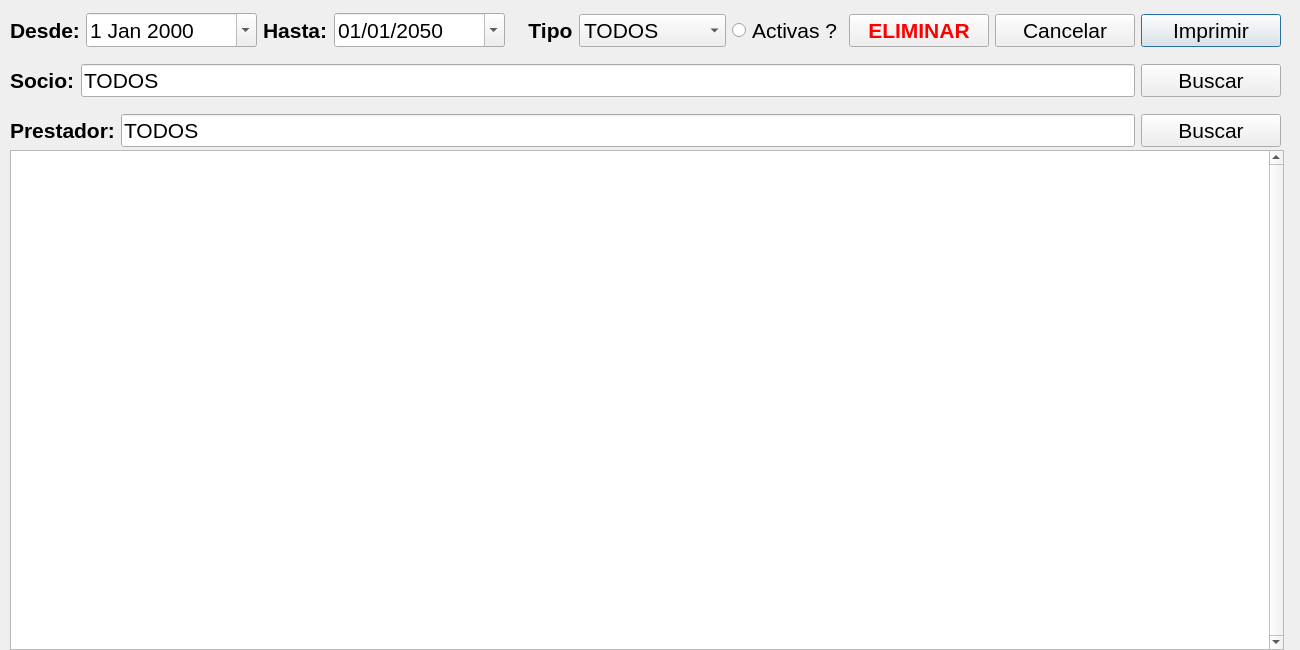
<?xml version="1.0" encoding="UTF-8"?>
<ui version="4.0">
 <class>CompraBuscar</class>
 <widget class="QDialog" name="CompraBuscar">
  <property name="windowModality">
   <enum>Qt::NonModal</enum>
  </property>
  <property name="geometry">
   <rect>
    <x>0</x>
    <y>0</y>
    <width>1300</width>
    <height>650</height>
   </rect>
  </property>
  <property name="sizePolicy">
   <sizepolicy hsizetype="Maximum" vsizetype="Maximum">
    <horstretch>0</horstretch>
    <verstretch>0</verstretch>
   </sizepolicy>
  </property>
  <property name="minimumSize">
   <size>
    <width>700</width>
    <height>500</height>
   </size>
  </property>
  <property name="maximumSize">
   <size>
    <width>1300</width>
    <height>700</height>
   </size>
  </property>
  <property name="contextMenuPolicy">
   <enum>Qt::NoContextMenu</enum>
  </property>
  <property name="windowTitle">
   <string notr="true">Buscar Compras</string>
  </property>
  <property name="windowIcon">
   <iconset resource="Icons.qrc">
    <normaloff>:/icon|s/icons/logoTruck.png</normaloff>:/icon|s/icons/logoTruck.png</iconset>
  </property>
  <property name="toolTip">
   <string notr="true"/>
  </property>
  <property name="statusTip">
   <string notr="true"/>
  </property>
  <property name="whatsThis">
   <string notr="true"/>
  </property>
  <property name="accessibleName">
   <string notr="true"/>
  </property>
  <property name="accessibleDescription">
   <string notr="true"/>
  </property>
  <property name="windowFilePath">
   <string notr="true"/>
  </property>
  <widget class="QTableView" name="tableView">
   <property name="geometry">
    <rect>
     <x>10</x>
     <y>150</y>
     <width>1274</width>
     <height>500</height>
    </rect>
   </property>
   <property name="sizePolicy">
    <sizepolicy hsizetype="Fixed" vsizetype="Fixed">
     <horstretch>0</horstretch>
     <verstretch>0</verstretch>
    </sizepolicy>
   </property>
   <property name="minimumSize">
    <size>
     <width>1250</width>
     <height>500</height>
    </size>
   </property>
   <property name="maximumSize">
    <size>
     <width>1300</width>
     <height>700</height>
    </size>
   </property>
   <property name="font">
    <font>
     <pointsize>16</pointsize>
    </font>
   </property>
   <property name="frameShape">
    <enum>QFrame::StyledPanel</enum>
   </property>
   <property name="frameShadow">
    <enum>QFrame::Plain</enum>
   </property>
   <property name="lineWidth">
    <number>0</number>
   </property>
   <property name="verticalScrollBarPolicy">
    <enum>Qt::ScrollBarAlwaysOn</enum>
   </property>
   <property name="horizontalScrollBarPolicy">
    <enum>Qt::ScrollBarAsNeeded</enum>
   </property>
   <property name="autoScrollMargin">
    <number>25</number>
   </property>
   <property name="editTriggers">
    <set>QAbstractItemView::DoubleClicked|QAbstractItemView::EditKeyPressed</set>
   </property>
   <property name="tabKeyNavigation">
    <bool>false</bool>
   </property>
   <property name="showDropIndicator" stdset="0">
    <bool>false</bool>
   </property>
   <property name="dragDropOverwriteMode">
    <bool>false</bool>
   </property>
   <property name="alternatingRowColors">
    <bool>true</bool>
   </property>
   <property name="selectionMode">
    <enum>QAbstractItemView::SingleSelection</enum>
   </property>
   <property name="selectionBehavior">
    <enum>QAbstractItemView::SelectRows</enum>
   </property>
   <property name="textElideMode">
    <enum>Qt::ElideMiddle</enum>
   </property>
   <property name="wordWrap">
    <bool>false</bool>
   </property>
   <property name="cornerButtonEnabled">
    <bool>false</bool>
   </property>
   <attribute name="horizontalHeaderDefaultSectionSize">
    <number>150</number>
   </attribute>
   <attribute name="horizontalHeaderHighlightSections">
    <bool>false</bool>
   </attribute>
   <attribute name="horizontalHeaderMinimumSectionSize">
    <number>150</number>
   </attribute>
   <attribute name="horizontalHeaderStretchLastSection">
    <bool>false</bool>
   </attribute>
   <attribute name="verticalHeaderVisible">
    <bool>false</bool>
   </attribute>
   <attribute name="verticalHeaderDefaultSectionSize">
    <number>30</number>
   </attribute>
   <attribute name="verticalHeaderHighlightSections">
    <bool>false</bool>
   </attribute>
   <attribute name="verticalHeaderMinimumSectionSize">
    <number>30</number>
   </attribute>
  </widget>
  <widget class="QWidget" name="horizontalLayoutWidget">
   <property name="geometry">
    <rect>
     <x>10</x>
     <y>110</y>
     <width>1271</width>
     <height>41</height>
    </rect>
   </property>
   <layout class="QHBoxLayout" name="horizontalLayout">
    <property name="spacing">
     <number>6</number>
    </property>
    <item>
     <widget class="QLabel" name="label">
      <property name="font">
       <font>
        <pointsize>16</pointsize>
        <weight>75</weight>
        <bold>true</bold>
       </font>
      </property>
      <property name="text">
       <string>Prestador:</string>
      </property>
     </widget>
    </item>
    <item>
     <widget class="QLineEdit" name="lineEditPrestador">
      <property name="font">
       <font>
        <family>Arial</family>
        <pointsize>16</pointsize>
       </font>
      </property>
      <property name="text">
       <string>TODOS</string>
      </property>
      <property name="readOnly">
       <bool>true</bool>
      </property>
     </widget>
    </item>
    <item>
     <widget class="QPushButton" name="pushButtonBuscarPrestador">
      <property name="minimumSize">
       <size>
        <width>140</width>
        <height>0</height>
       </size>
      </property>
      <property name="font">
       <font>
        <pointsize>16</pointsize>
       </font>
      </property>
      <property name="text">
       <string>Buscar</string>
      </property>
      <property name="autoDefault">
       <bool>true</bool>
      </property>
      <property name="default">
       <bool>true</bool>
      </property>
     </widget>
    </item>
   </layout>
  </widget>
  <widget class="QWidget" name="horizontalLayoutWidget_2">
   <property name="geometry">
    <rect>
     <x>10</x>
     <y>60</y>
     <width>1271</width>
     <height>41</height>
    </rect>
   </property>
   <layout class="QHBoxLayout" name="horizontalLayout_2">
    <property name="spacing">
     <number>6</number>
    </property>
    <item>
     <widget class="QLabel" name="label_2">
      <property name="font">
       <font>
        <pointsize>16</pointsize>
        <weight>75</weight>
        <bold>true</bold>
       </font>
      </property>
      <property name="text">
       <string>Socio:</string>
      </property>
     </widget>
    </item>
    <item>
     <widget class="QLineEdit" name="lineEditSocio">
      <property name="font">
       <font>
        <family>Arial</family>
        <pointsize>16</pointsize>
       </font>
      </property>
      <property name="text">
       <string>TODOS</string>
      </property>
      <property name="readOnly">
       <bool>true</bool>
      </property>
     </widget>
    </item>
    <item>
     <widget class="QPushButton" name="pushButtonBuscarSocio">
      <property name="minimumSize">
       <size>
        <width>140</width>
        <height>0</height>
       </size>
      </property>
      <property name="font">
       <font>
        <pointsize>16</pointsize>
       </font>
      </property>
      <property name="text">
       <string>Buscar</string>
      </property>
      <property name="autoDefault">
       <bool>true</bool>
      </property>
      <property name="default">
       <bool>true</bool>
      </property>
     </widget>
    </item>
   </layout>
  </widget>
  <widget class="QWidget" name="horizontalLayoutWidget_3">
   <property name="geometry">
    <rect>
     <x>10</x>
     <y>10</y>
     <width>1271</width>
     <height>41</height>
    </rect>
   </property>
   <layout class="QHBoxLayout" name="horizontalLayout_3" stretch="0,1,0,1,0,0,0,0,0,0">
    <property name="spacing">
     <number>6</number>
    </property>
    <item>
     <widget class="QLabel" name="label_3">
      <property name="font">
       <font>
        <pointsize>16</pointsize>
        <weight>75</weight>
        <bold>true</bold>
       </font>
      </property>
      <property name="text">
       <string>Desde:</string>
      </property>
     </widget>
    </item>
    <item>
     <widget class="QDateEdit" name="dateEditInicio">
      <property name="font">
       <font>
        <pointsize>16</pointsize>
       </font>
      </property>
      <property name="calendarPopup">
       <bool>true</bool>
      </property>
     </widget>
    </item>
    <item>
     <widget class="QLabel" name="label_4">
      <property name="font">
       <font>
        <pointsize>16</pointsize>
        <weight>75</weight>
        <bold>true</bold>
       </font>
      </property>
      <property name="text">
       <string>Hasta:</string>
      </property>
     </widget>
    </item>
    <item>
     <widget class="QDateEdit" name="dateEditFinal">
      <property name="font">
       <font>
        <pointsize>16</pointsize>
       </font>
      </property>
      <property name="date">
       <date>
        <year>2050</year>
        <month>1</month>
        <day>1</day>
       </date>
      </property>
      <property name="displayFormat">
       <string notr="true">dd/MM/yyyy</string>
      </property>
      <property name="calendarPopup">
       <bool>true</bool>
      </property>
     </widget>
    </item>
    <item>
     <widget class="QLabel" name="label_5">
      <property name="font">
       <font>
        <pointsize>16</pointsize>
        <weight>75</weight>
        <bold>true</bold>
       </font>
      </property>
      <property name="text">
       <string>   Tipo</string>
      </property>
     </widget>
    </item>
    <item>
     <widget class="QComboBox" name="comboBox">
      <property name="minimumSize">
       <size>
        <width>131</width>
        <height>0</height>
       </size>
      </property>
      <property name="font">
       <font>
        <pointsize>16</pointsize>
       </font>
      </property>
      <item>
       <property name="text">
        <string>TODOS</string>
       </property>
      </item>
      <item>
       <property name="text">
        <string>PRESTAMO</string>
       </property>
      </item>
      <item>
       <property name="text">
        <string>COMPRA</string>
       </property>
      </item>
     </widget>
    </item>
    <item>
     <widget class="QRadioButton" name="radioButton">
      <property name="font">
       <font>
        <pointsize>16</pointsize>
       </font>
      </property>
      <property name="text">
       <string>Activas ?</string>
      </property>
     </widget>
    </item>
    <item>
     <widget class="QPushButton" name="pushButtonEliminar">
      <property name="minimumSize">
       <size>
        <width>140</width>
        <height>0</height>
       </size>
      </property>
      <property name="font">
       <font>
        <pointsize>16</pointsize>
        <weight>75</weight>
        <bold>true</bold>
       </font>
      </property>
      <property name="styleSheet">
       <string notr="true">color: red;</string>
      </property>
      <property name="text">
       <string>ELIMINAR</string>
      </property>
      <property name="autoDefault">
       <bool>false</bool>
      </property>
      <property name="flat">
       <bool>false</bool>
      </property>
     </widget>
    </item>
    <item>
     <widget class="QPushButton" name="pushButtonCancelar">
      <property name="minimumSize">
       <size>
        <width>140</width>
        <height>0</height>
       </size>
      </property>
      <property name="font">
       <font>
        <pointsize>16</pointsize>
       </font>
      </property>
      <property name="text">
       <string>Cancelar</string>
      </property>
      <property name="autoDefault">
       <bool>false</bool>
      </property>
      <property name="flat">
       <bool>false</bool>
      </property>
     </widget>
    </item>
    <item>
     <widget class="QPushButton" name="pushButtonImprimir">
      <property name="minimumSize">
       <size>
        <width>140</width>
        <height>0</height>
       </size>
      </property>
      <property name="font">
       <font>
        <pointsize>16</pointsize>
       </font>
      </property>
      <property name="text">
       <string>Imprimir</string>
      </property>
      <property name="autoDefault">
       <bool>true</bool>
      </property>
      <property name="default">
       <bool>true</bool>
      </property>
     </widget>
    </item>
   </layout>
  </widget>
 </widget>
 <resources>
  <include location="Icons.qrc"/>
 </resources>
 <connections/>
</ui>
